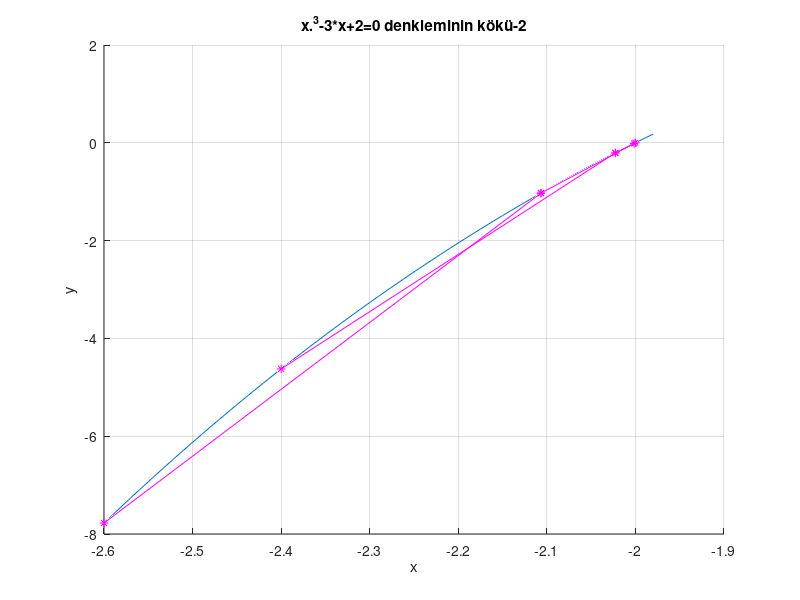

Recreate this plot in MATLAB.
%f(x)=x^3-3x+2 fonksiyonunun x0=-2.6, x1=-2.4 vererek kökünü Kirişler yöntemi ile Matlab programında yazınız.
function secand
clc;clear all;close all;
it=1;
x(it)=-2.6;
it=it+1;
x(it)=-2.4;
xx=[x(1):0.01:-1.98];
y=f(xx); 
while abs (f(x(it)))>0.001
    x(it+1)= (x(it-1)*f(x(it))-x(it)*f(x(it-1)))/(f(x(it))-f(x(it-1)));
    line([x(it-1) x(it+1)],[f(x(it-1)),f(x(it+1))],[1 1],'Marker','*', 'LineStyle','-','Color','m');
    hold on;
    it=it+1;
end
plot(xx,y);
xlabel('x');
ylabel('y');
title(['x.^3-3*x+2=0 denkleminin kökü', num2str(x(it))])
grid on;
fprintf('x.^3-3*x+2=0 denkleminin kökü %6.4f dir ve iterasyon %6.4f dir.',x(it),it)
function y=f(x);
y=x.^3-3*x+2;